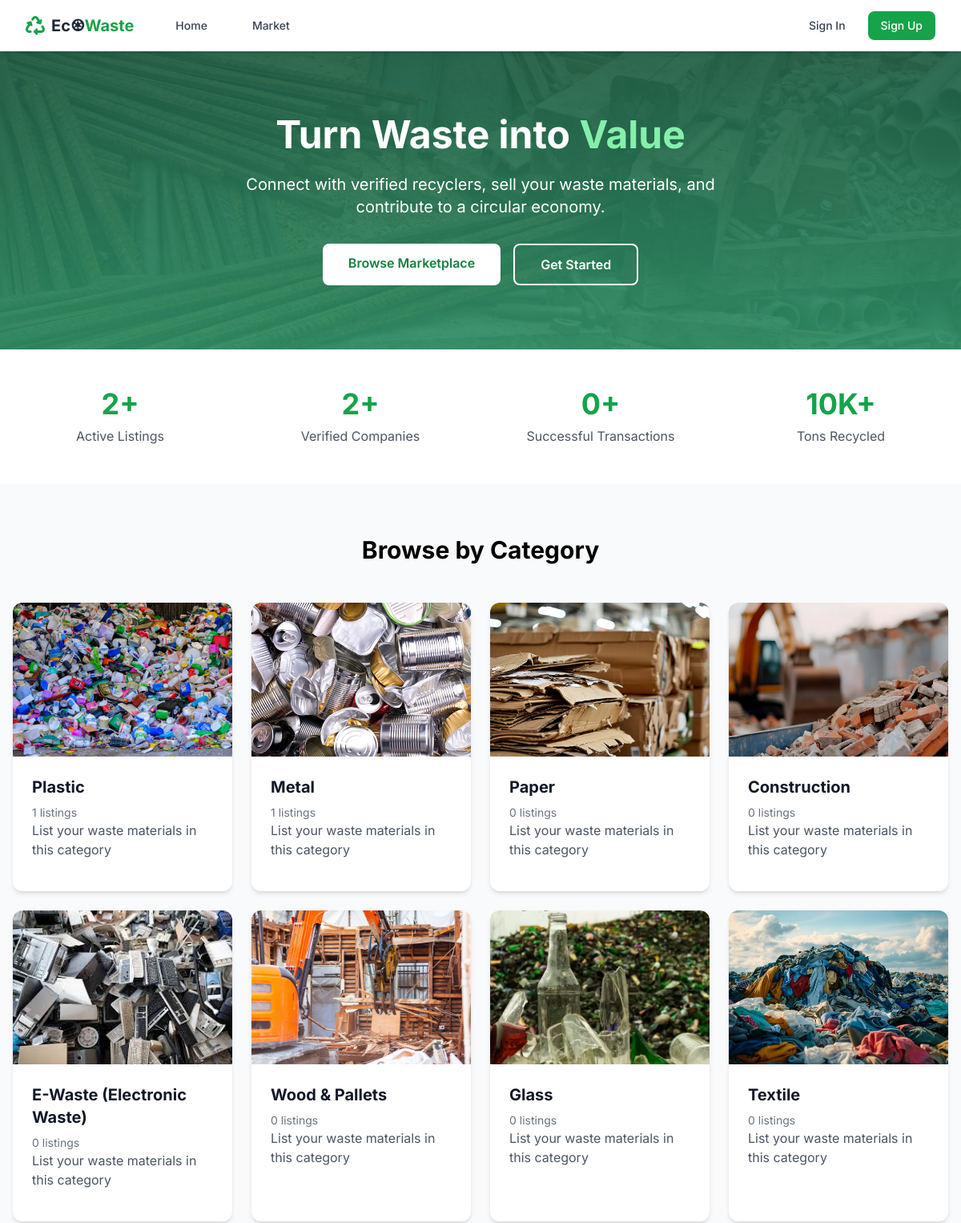
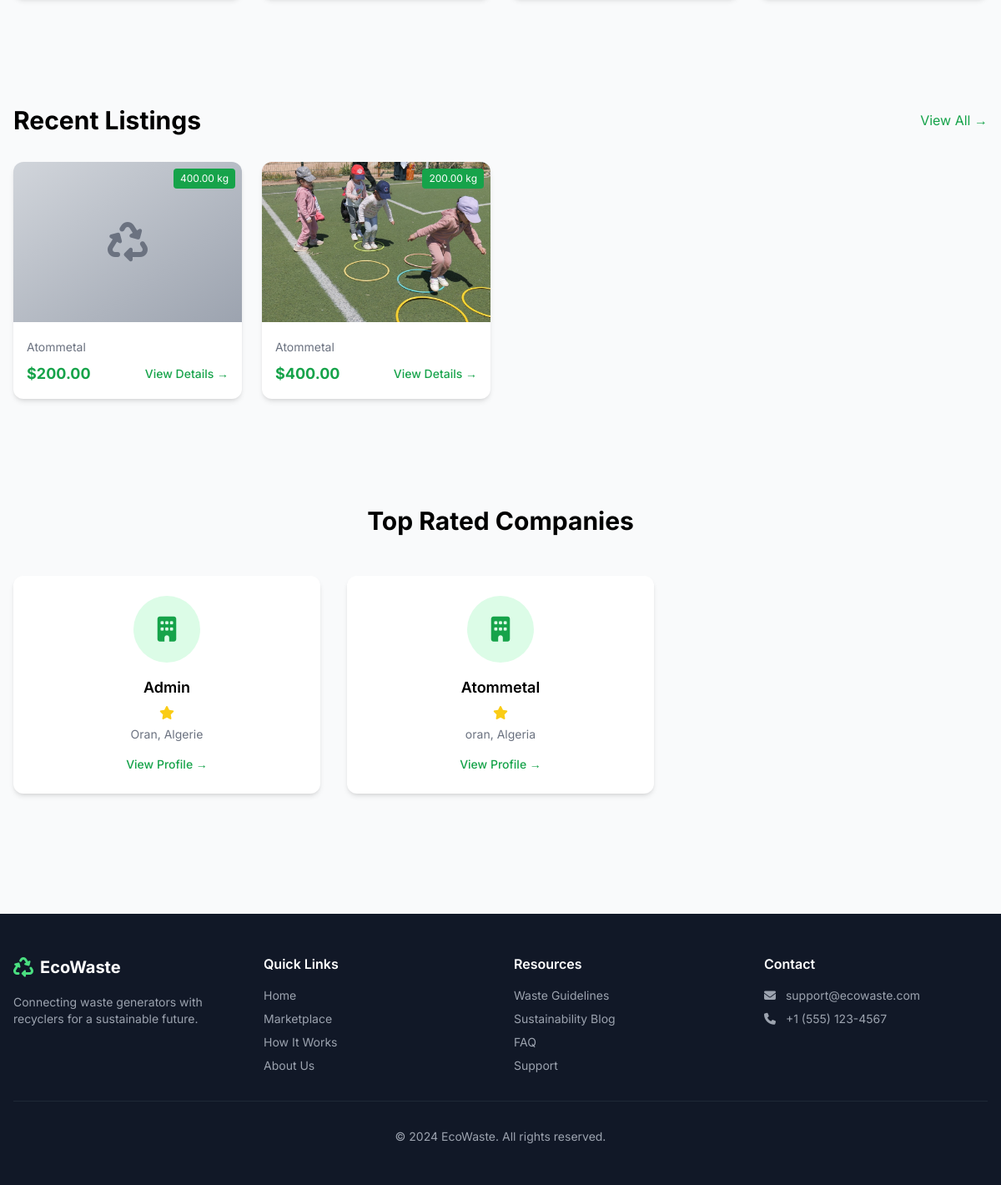
The page / on the database its author committed (2 pictures, top to bottom).
### app/listings/models.py (models this page shows, shortened)
class Category(db.Model):
    id=db.Column(db.Integer(),primary_key=True)
    name=db.Column(db.String(length=30),nullable=False)
    Description=db.Column(db.String(length=300),nullable=False)
    default_image_url = db.Column(db.String(255))
    items=db.relationship("Item", back_populates="owned_category",lazy=True)
    qualities = db.relationship('Quality_attributes', back_populates='owned_quality',lazy=True)

class Item(db.Model):
    id=db.Column(db.Integer(),primary_key=True)
    company_id= db.Column(db.Integer(),db.ForeignKey('company.id'))
    category_id= db.Column(db.Integer(),db.ForeignKey('category.id'))
    user_id=db.Column(db.Integer(),db.ForeignKey('user.id'))
    name=db.Column(db.String(length=30),nullable=False)
    description=db.Column(db.String(length=1024))
    unit= db.Column(db.String(length=30),nullable=False)
    quantity= db.Column(db.Numeric(10,2),nullable=False)
    price_negotiable = db.Column(db.Boolean, default=True)
    minimum_order = db.Column(db.Numeric(10, 2), default=0)
    views=db.Column(db.Integer(),default=0)
    pickup_address=db.Column(db.String(length=30))
    pickup_city=db.Column(db.String(length=30))
    pickup_country=db.Column(db.String(length=30))
    sell_type=db.Column(db.String(length=30))
    price=db.Column(db.Numeric(10,2),nullable=False)
    status=db.Column(db.String(length=30),default="draft") #active/closed/sold/published/pending
    expires_at= db.Column(db.DateTime())
    created_at = db.Column(db.DateTime(timezone=True), server_default=db.func.now())
    images=db.relationship('Image',backref='owned_item',lazy=True)
    offers=db.relationship('Offer',backref='owned_item',lazy=True)
    owned_user = db.relationship("User", back_populates="items")
    owned_company = db.relationship("Company", back_populates="items")
    owned_category=db.relationship("Category",back_populates="items")
    offers = db.relationship('Offer', back_populates='item',lazy=True)
    transactions = db.relationship('Transaction', back_populates='listing',lazy=True)
    images = db.relationship('Image', back_populates='owned_image',lazy=True)
    qualities = db.relationship('Item_quality_values', back_populates='owned_item',lazy=True)
    reviews = db.relationship('Review', back_populates='item')

class Image(db.Model):
    id=db.Column(db.Integer(),primary_key=True)
    item_id= db.Column(db.Integer(),db.ForeignKey('item.id'))
    default=db.Column(db.Boolean(),default=False)
    uri=db.Column(db.String(length=30))
    created_at = db.Column(db.DateTime(timezone=True), server_default=db.func.now())
    owned_image = db.relationship('Item', back_populates='images',lazy=True)

### app/auth/models.py (models this page shows, shortened)
class Company(db.Model):
    id = db.Column(db.Integer(),primary_key=True)
    name = db.Column(db.String(length=30),nullable=False,unique=True)
    email = db.Column(db.String(200))
    phone = db.Column(db.String(50))
    website = db.Column(db.String(200))
    logo = db.Column(db.String(200))
    rating_avg= db.Column(db.Integer(),default=0)
    total_reviews=db.Column(db.Integer(),default=0)
    address = db.Column(db.String(length=30),nullable=False)
    country = db.Column(db.String(length=30),nullable=False)
    city = db.Column(db.String(length=30),nullable=False)
    company_type = db.Column(db.String(length=30),nullable=False) #generator, recycler, trader
    activity = db.Column(db.String(length=30),nullable=False)
    rc = db.Column(db.String(length=30))
    nif = db.Column(db.String(length=30))
    nis = db.Column(db.String(length=30))
    referal = db.Column(db.String(length=30))
    verified=db.Column(db.Boolean(),default=False)
    verified_by= db.Column(db.Integer())
    verified_at=db.Column(db.DateTime(timezone=True))
    created_at = db.Column(db.DateTime(timezone=True), server_default=db.func.now())
    items = db.relationship('Item', back_populates='owned_company',lazy=True)
    users = db.relationship('User', back_populates='owned_company',lazy=True)
    buy_transactions=db.relationship('Transaction', back_populates='buyer_company',foreign_keys="Transaction.buyer_company_id",lazy=True)
    sell_transactions=db.relationship('Transaction', back_populates='seller_company',foreign_keys="Transaction.seller_company_id",lazy=True)
    offers = db.relationship("Offer",foreign_keys="Offer.sender_company_id",back_populates="sender_company",lazy=True)
    reviews = db.relationship('Review', back_populates='company')

### app/routes.py (the view)
@app.route("/")
def home():
    recent_listings=Item.query.order_by(desc(Item.created_at)).limit(4).all()
    categories=Category.query.all()
    featured_companies=Company.query.order_by(desc(Company.rating_avg)).limit(5).all()
    total_listings=Item.query.count()
    total_companies=Company.query.count()
    total_transactions=Transaction.query.count()
    return render_template('home.html',recent_listings=recent_listings,categories=categories,featured_companies=featured_companies,total_companies=total_companies,total_listings=total_listings,total_transactions=total_transactions)

### app/templates/home.html (shortened to what this page needs)
{% extends "base.html" %}
{% block content %}
<section class="gradient-bg text-white py-20">
    <div class="max-w-7xl mx-auto px-4 text-center">
        <h1 class="text-5xl font-bold mb-6">Turn Waste into <span class="text-green-300">Value</span></h1>
        <p class="text-xl mb-8 max-w-2xl mx-auto">Connect with verified recyclers, sell your waste materials, and contribute to a circular economy.</p>
        <div class="flex justify-center space-x-4">
            <a href="{{ url_for('listings.market_category') }}" class="bg-white text-green-700 px-8 py-3 rounded-lg font-semibold hover:bg-gray-100 transition">
                Browse Marketplace
            </a>
            {% if not current_user.is_authenticated %}
            <a href="{{ url_for('auth.signup') }}" class="border-2 border-white text-white px-8 py-3 rounded-lg font-semibold hover:bg-white hover:text-green-700 transition">
                Get Started
            </a>
            {% endif %}
        </div>
    </div>
</section>
<section class="py-12 bg-white">
    <div class="max-w-7xl mx-auto px-4">
        <div class="grid grid-cols-1 md:grid-cols-4 gap-8">
            <div class="text-center">
                <div class="text-4xl font-bold text-green-600">{{ total_listings }}+</div>
                <div class="text-gray-600 mt-2">Active Listings</div>
            </div>
            <div class="text-center">
                <div class="text-4xl font-bold text-green-600">{{ total_companies }}+</div>
                <div class="text-gray-600 mt-2">Verified Companies</div>
            </div>
            <div class="text-center">
                <div class="text-4xl font-bold text-green-600">{{ total_transactions }}+</div>
                <div class="text-gray-600 mt-2">Successful Transactions</div>
            </div>
            <div class="text-center">
                <div class="text-4xl font-bold text-green-600">10K+</div>
                <div class="text-gray-600 mt-2">Tons Recycled</div>
            </div>
        </div>
    </div>
</section>
<section class="py-16 bg-gray-50">
    <div class="max-w-7xl mx-auto px-4">
        <h2 class="text-3xl font-bold text-center mb-12">Browse by Category</h2>
        <div class="grid grid-cols-2 md:grid-cols-4 gap-6">
            {% for category in categories %}
            <a href="{{ url_for('listings.market', category_id=category.id) }}"
           class="group bg-white rounded-xl shadow-md hover:shadow-xl transition-all duration-300 overflow-hidden">
            <div class="relative h-48 bg-gradient-to-br from-green-50 to-gray-100">
                {% if category.default_image_url %}
                <img src="{{url_for('static',filename=category.default_image_url)}}" class="w-full h-full object-cover">
                {% else %}
                <div class="w-full h-full flex items-center justify-center">
                    <i class="fas {{ category.icon or 'fa-trash-alt' }} text-6xl text-green-500 group-hover:scale-110 transition-transform"></i>
                </div>
                {% endif %}
                <div class="absolute inset-0 bg-black bg-opacity-0 group-hover:bg-opacity-10 transition-all"></div>
            </div>
            <div class="p-6">
                <h3 class="text-xl font-bold text-gray-900 mb-2">{{ category.name }}</h3>
                <p class="text-sm text-gray-500 mt-1">{{ category.items|length }} listings</p>
                <p class="text-gray-600 mb-4">{{ category.description or 'List your waste materials in this category' }}</p>
            </div>
        </a>
            {% endfor %}
        </div>
    </div>
</section>
<section class="py-16">
    <div class="max-w-7xl mx-auto px-4">
        <div class="flex justify-between items-center mb-8">
            <h2 class="text-3xl font-bold">Recent Listings</h2>
            <a href="{{ url_for('listings.market_category') }}" class="text-green-600 hover:text-green-700">View All →</a>
        </div>
        <div class="grid grid-cols-1 md:grid-cols-3 lg:grid-cols-4 gap-6">
            {% for listing in recent_listings %}
            <div class="bg-white rounded-xl shadow-md overflow-hidden hover:shadow-lg transition">
                <div class="h-48 bg-gray-200 relative">
                    {% if listing.images[0] %}
                    <img src="{{ url_for('static',filename=listing.images[0].uri ) }}" class="w-full h-full object-cover">
                    {% else %}
                    <div class="w-full h-full bg-gradient-to-br from-gray-300 to-gray-400 flex items-center justify-center">
                        <i class="fas fa-recycle text-5xl text-gray-500"></i>
                    </div>
                    {% endif %}
                    <span class="absolute top-2 right-2 bg-green-600 text-white text-xs px-2 py-1 rounded">
                        {{ listing.quantity }} {{ listing.unit }}
                    </span>
                </div>
                <div class="p-4">
                    <p class="text-sm text-gray-500 mb-2">{{ listing.owned_company.name }}</p>
                    <div class="flex justify-between items-center">
                        {% if listing.price %}
                        <span class="text-lg font-bold text-green-600">${{ "%.2f"|format(listing.price) }}</span>
                        {% else %}
                        <span class="text-sm text-gray-500">Make Offer</span>
                        {% endif %}
                        <a href="{{ url_for('listings.detail', listing_id=listing.id) }}" class="text-green-600 hover:text-green-700 text-sm font-medium">
                            View Details →
                        </a>
                    </div>
                </div>
            </div>
            {% endfor %}
        </div>
    </div>
</section>
<section class="py-16 bg-gray-50">
    <div class="max-w-7xl mx-auto px-4">
        <h2 class="text-3xl font-bold text-center mb-12">Top Rated Companies</h2>
        <div class="grid grid-cols-1 md:grid-cols-3 gap-8">
            {% for company in featured_companies %}
            <div class="bg-white rounded-xl shadow-md p-6 text-center">
                {% if company.logo_url %}
                <img src="{{ company.logo_url }}" class="w-20 h-20 rounded-full mx-auto mb-4 object-cover">
                {% else %}
                <div class="w-20 h-20 bg-green-100 rounded-full flex items-center justify-center mx-auto mb-4">
                    <i class="fas fa-building text-3xl text-green-600"></i>
                </div>
                {% endif %}
                <h3 class="font-semibold text-lg">{{ company.name }}</h3>
                <div class="flex items-center justify-center mt-2">
                    <i class="fas fa-star text-yellow-400"></i>
                </div>
                <p class="text-sm text-gray-500 mt-2">{{ company.city }}, {{ company.country }}</p>
                <a href="#" class="mt-4 inline-block text-green-600 hover:text-green-700 text-sm font-medium">
                    View Profile →
                </a>
            </div>
            {% endfor %}
        </div>
    </div>
</section>
{% endblock %}

### rows shown on the page
Category: default_image_url (picture), name "Plastic", items|length "1", description "List your waste materials in this category"
Category: default_image_url (picture), name "Metal", items|length "1", description "List your waste materials in this category"
Category: default_image_url (picture), name "Paper", items|length "0", description "List your waste materials in this category"
Category: default_image_url (picture), name "Construction", items|length "0", description "List your waste materials in this category"
Category: default_image_url (picture), name "E-Waste (Electronic Waste)", items|length "0", description "List your waste materials in this category"
Category: default_image_url (picture), name "Wood & Pallets", items|length "0", description "List your waste materials in this category"
Category: default_image_url (picture), name "Glass", items|length "0", description "List your waste materials in this category"
Category: default_image_url (picture), name "Textile", items|length "0", description "List your waste materials in this category"
Item: quantity "400.00", unit "kg", owned_company.name "Atommetal", price "200.00"
Item: uri (picture), quantity "200.00", unit "kg", owned_company.name "Atommetal", price "400.00"
Company: name "Admin", city "Oran", country "Algerie"
Company: name "Atommetal", city "oran", country "Algeria"

### other values the page prints
{{ total_listings }} "2"
{{ total_companies }} "2"
{{ total_transactions }} "0"
